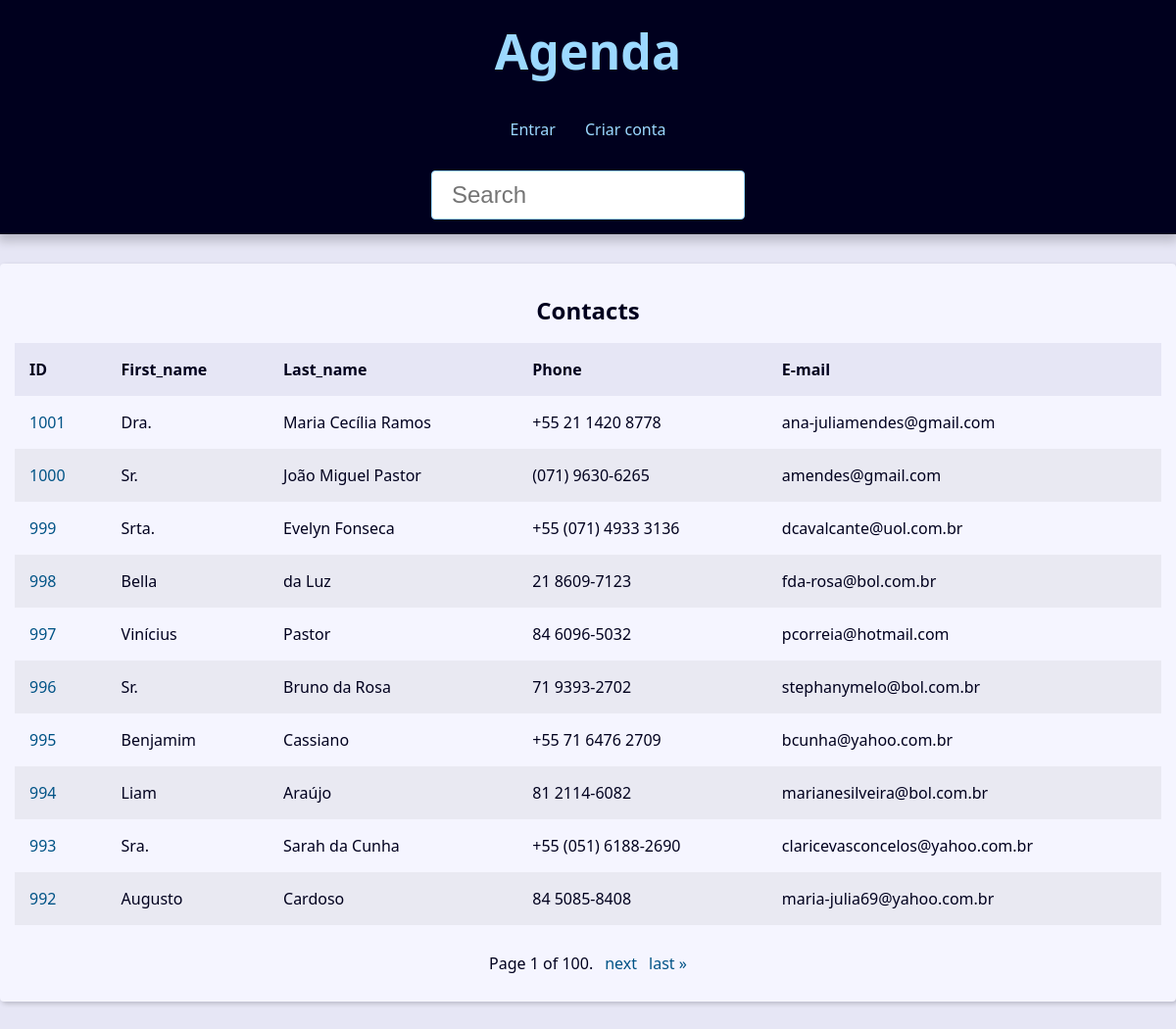
/, run on an earlier commit of the app's database.
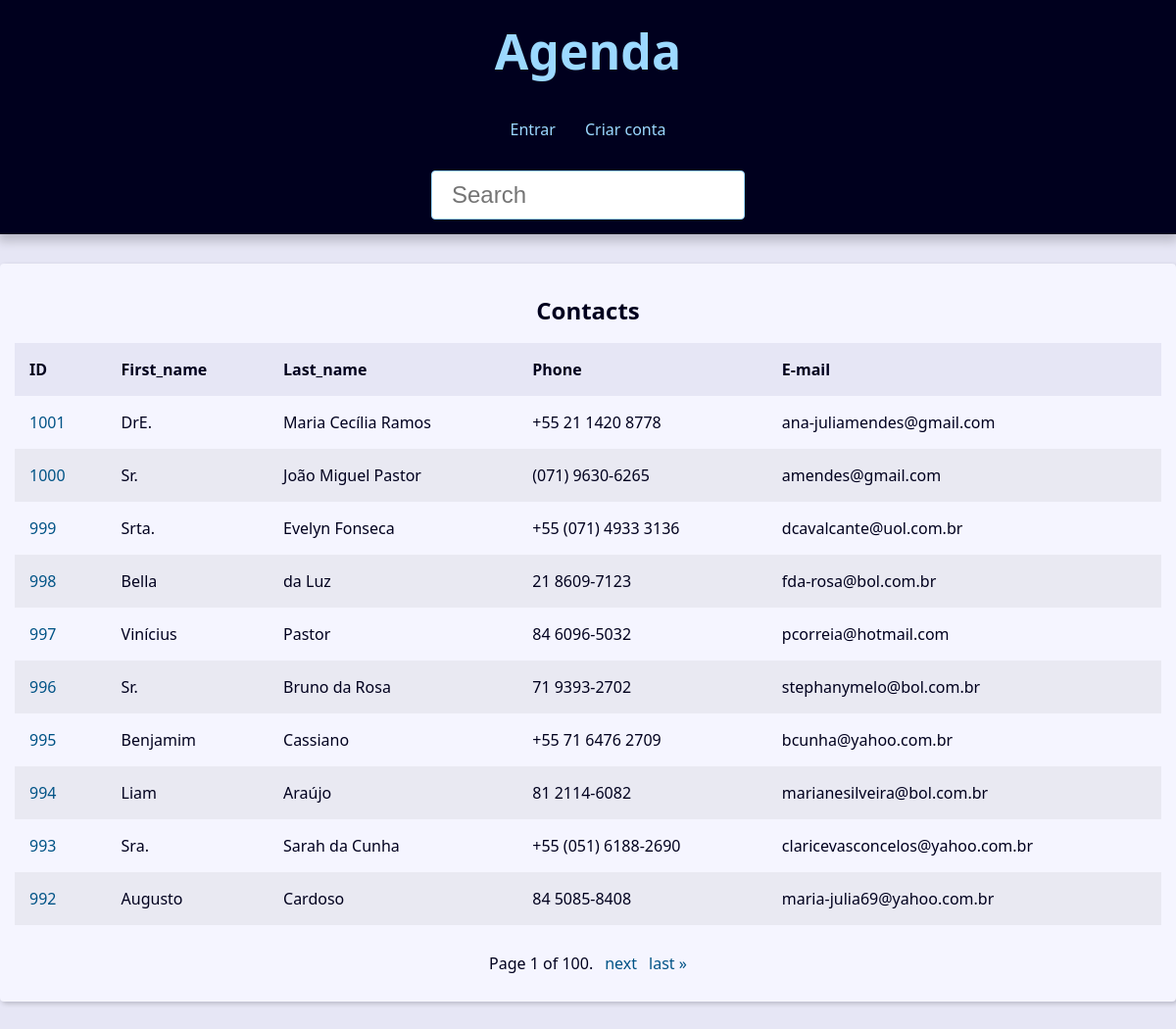
And on a later commit of the database.
### contact/models.py (models this page shows, shortened)
class Contact(models.Model):
    first_name = models.CharField(max_length=50)
    last_name = models.CharField(max_length=50, blank=True)
    phone = models.CharField(max_length=50)
    email = models.EmailField(max_length=254, blank=True)
    created_date = models.DateTimeField(default=timezone.now)
    description = models.TextField(blank=True)
    show = models.BooleanField(default=True)
    picture = models.ImageField(blank=True, upload_to='pictures/%Y/%m/')
    category = models.ForeignKey(
        Category,
        on_delete=models.SET_NULL,
        blank=True, null=True
    )
    owner = models.ForeignKey(
        User,
        on_delete=models.SET_NULL,
        blank=True, null=True
    )

### contact/views/contact_views.py (the view)
# urls.py: path('', views.index, name='index'),
def index(request):
    contacts = Contact.objects \
        .filter(show=True) \
        .order_by('-id')
    paginator = Paginator(contacts, 10)
    page_number = request.GET.get("page")
    page_obj = paginator.get_page(page_number)
    context = {
        'page_obj': page_obj,
        'site_title': 'Contatos - '
    }
    return render(
        request,
        'contact/index.html',
        context,
    )

### contact/templates/contact/index.html
{% extends "global/base.html" %}
{% block content %}
    {% if page_obj %}
    <div class="responsive-table">
        <table class="contacts-table">
            <caption class="table-caption">
                Contacts
            </caption>
            <thead>
                <tr class="table-row table-row-header">
                    <th class="table-header">ID</th>
                    <th class="table-header">First_name</th>
                    <th class="table-header">Last_name</th>
                    <th class="table-header">Phone</th>
                    <th class="table-header">E-mail</th>
                </tr>
            </thead>
            <tbody>
                {% for contact in page_obj %}
                    <tr class="table-row">
                        <td class="table-cel">
                            <a href="{% url 'contact:contato' contact.id %}" class="table-link">
                                {{ contact.id }}
                            </a>
                        </td>
                        <td class="table-cel">
                            {{ contact.first_name }}
                        </td>
                        <td class="table-cel">
                            {{ contact.last_name }}
                        </td>
                        <td class="table-cel">
                            {{ contact.phone }}
                        </td>
                        <td class="table-cel">
                            {{ contact.email }}
                        </td>
                    </tr>
                {% endfor %}
            </tbody>
        </table>
    </div>
    {% else %}
        <div class="single-contact">
          <h1 class="single-contact-name">
            Nenhum contato encontrado.
          </h1>
        </div>
    {% endif %}
{% endblock content %}

What changed in the data, as far as the page shows it:
changed Contact "Maria Cecília Ramos": first_name "Dra." → "DrE."
